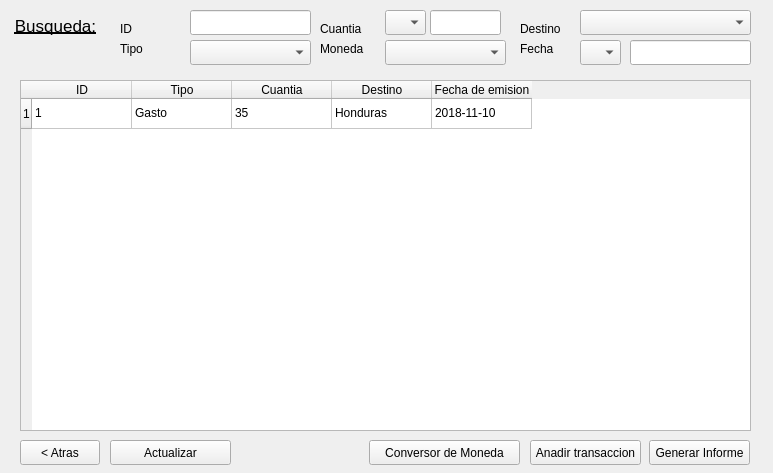
<?xml version="1.0" encoding="UTF-8"?>
<ui version="4.0">
 <class>gestorFinanciero</class>
 <widget class="QMainWindow" name="gestorFinanciero">
  <property name="geometry">
   <rect>
    <x>0</x>
    <y>0</y>
    <width>773</width>
    <height>473</height>
   </rect>
  </property>
  <property name="windowTitle">
   <string>Gestor ACOES: Gestor de financiero</string>
  </property>
  <widget class="QWidget" name="centralwidget">
   <widget class="QLabel" name="lBusqueda">
    <property name="geometry">
     <rect>
      <x>10</x>
      <y>10</y>
      <width>91</width>
      <height>31</height>
     </rect>
    </property>
    <property name="font">
     <font>
      <pointsize>13</pointsize>
      <underline>true</underline>
     </font>
    </property>
    <property name="text">
     <string>Busqueda:</string>
    </property>
    <property name="alignment">
     <set>Qt::AlignCenter</set>
    </property>
   </widget>
   <widget class="QTableWidget" name="tTransacciones">
    <property name="geometry">
     <rect>
      <x>20</x>
      <y>80</y>
      <width>731</width>
      <height>351</height>
     </rect>
    </property>
    <property name="sizeAdjustPolicy">
     <enum>QAbstractScrollArea::AdjustToContents</enum>
    </property>
    <property name="editTriggers">
     <set>QAbstractItemView::NoEditTriggers</set>
    </property>
    <property name="alternatingRowColors">
     <bool>true</bool>
    </property>
    <property name="selectionMode">
     <enum>QAbstractItemView::SingleSelection</enum>
    </property>
    <row>
     <property name="text">
      <string>1</string>
     </property>
    </row>
    <column>
     <property name="text">
      <string>ID</string>
     </property>
    </column>
    <column>
     <property name="text">
      <string>Tipo</string>
     </property>
    </column>
    <column>
     <property name="text">
      <string>Cuantia</string>
     </property>
    </column>
    <column>
     <property name="text">
      <string>Destino</string>
     </property>
    </column>
    <column>
     <property name="text">
      <string>Fecha de emision</string>
     </property>
    </column>
    <item row="0" column="0">
     <property name="text">
      <string>1</string>
     </property>
    </item>
    <item row="0" column="1">
     <property name="text">
      <string>Gasto</string>
     </property>
    </item>
    <item row="0" column="2">
     <property name="text">
      <string>35</string>
     </property>
    </item>
    <item row="0" column="3">
     <property name="text">
      <string>Honduras</string>
     </property>
    </item>
    <item row="0" column="4">
     <property name="text">
      <string>2018-11-10</string>
     </property>
    </item>
   </widget>
   <widget class="QPushButton" name="bAtras">
    <property name="geometry">
     <rect>
      <x>20</x>
      <y>440</y>
      <width>80</width>
      <height>25</height>
     </rect>
    </property>
    <property name="text">
     <string>&lt; Atras</string>
    </property>
   </widget>
   <widget class="QPushButton" name="bAnadirTransaccion">
    <property name="geometry">
     <rect>
      <x>530</x>
      <y>440</y>
      <width>111</width>
      <height>25</height>
     </rect>
    </property>
    <property name="font">
     <font>
      <stylestrategy>PreferDefault</stylestrategy>
     </font>
    </property>
    <property name="text">
     <string>Anadir transaccion</string>
    </property>
   </widget>
   <widget class="QPushButton" name="bInforme">
    <property name="geometry">
     <rect>
      <x>649</x>
      <y>440</y>
      <width>101</width>
      <height>25</height>
     </rect>
    </property>
    <property name="text">
     <string>Generar Informe</string>
    </property>
   </widget>
   <widget class="QPushButton" name="bActualizar">
    <property name="geometry">
     <rect>
      <x>110</x>
      <y>440</y>
      <width>121</width>
      <height>25</height>
     </rect>
    </property>
    <property name="text">
     <string>Actualizar</string>
    </property>
   </widget>
   <widget class="QLabel" name="lId">
    <property name="geometry">
     <rect>
      <x>120</x>
      <y>20</y>
      <width>64</width>
      <height>17</height>
     </rect>
    </property>
    <property name="text">
     <string>ID</string>
    </property>
   </widget>
   <widget class="QLabel" name="lTipo">
    <property name="geometry">
     <rect>
      <x>120</x>
      <y>40</y>
      <width>64</width>
      <height>17</height>
     </rect>
    </property>
    <property name="text">
     <string>Tipo</string>
    </property>
   </widget>
   <widget class="QLabel" name="lCuantia">
    <property name="geometry">
     <rect>
      <x>320</x>
      <y>20</y>
      <width>64</width>
      <height>17</height>
     </rect>
    </property>
    <property name="text">
     <string>Cuantia</string>
    </property>
   </widget>
   <widget class="QLabel" name="lMoneda">
    <property name="geometry">
     <rect>
      <x>320</x>
      <y>40</y>
      <width>64</width>
      <height>17</height>
     </rect>
    </property>
    <property name="text">
     <string>Moneda</string>
    </property>
   </widget>
   <widget class="QLabel" name="lDestino">
    <property name="geometry">
     <rect>
      <x>520</x>
      <y>20</y>
      <width>64</width>
      <height>17</height>
     </rect>
    </property>
    <property name="text">
     <string>Destino</string>
    </property>
   </widget>
   <widget class="QLabel" name="lFecha">
    <property name="geometry">
     <rect>
      <x>520</x>
      <y>40</y>
      <width>51</width>
      <height>17</height>
     </rect>
    </property>
    <property name="text">
     <string>Fecha</string>
    </property>
   </widget>
   <widget class="QComboBox" name="cSimboloCuantia">
    <property name="geometry">
     <rect>
      <x>385</x>
      <y>10</y>
      <width>41</width>
      <height>25</height>
     </rect>
    </property>
   </widget>
   <widget class="QComboBox" name="cMoneda">
    <property name="geometry">
     <rect>
      <x>385</x>
      <y>40</y>
      <width>121</width>
      <height>25</height>
     </rect>
    </property>
   </widget>
   <widget class="QComboBox" name="cDestino">
    <property name="geometry">
     <rect>
      <x>580</x>
      <y>10</y>
      <width>171</width>
      <height>25</height>
     </rect>
    </property>
   </widget>
   <widget class="QComboBox" name="cSimboloFecha">
    <property name="geometry">
     <rect>
      <x>580</x>
      <y>40</y>
      <width>41</width>
      <height>25</height>
     </rect>
    </property>
   </widget>
   <widget class="QLineEdit" name="eId">
    <property name="geometry">
     <rect>
      <x>190</x>
      <y>10</y>
      <width>121</width>
      <height>25</height>
     </rect>
    </property>
   </widget>
   <widget class="QPushButton" name="bConversor">
    <property name="geometry">
     <rect>
      <x>369</x>
      <y>440</y>
      <width>151</width>
      <height>25</height>
     </rect>
    </property>
    <property name="text">
     <string>Conversor de Moneda</string>
    </property>
   </widget>
   <widget class="QComboBox" name="cTipo">
    <property name="geometry">
     <rect>
      <x>190</x>
      <y>40</y>
      <width>121</width>
      <height>25</height>
     </rect>
    </property>
   </widget>
   <widget class="QLineEdit" name="eCuantia">
    <property name="geometry">
     <rect>
      <x>430</x>
      <y>10</y>
      <width>71</width>
      <height>25</height>
     </rect>
    </property>
   </widget>
   <widget class="QLineEdit" name="eFecha">
    <property name="geometry">
     <rect>
      <x>630</x>
      <y>40</y>
      <width>121</width>
      <height>25</height>
     </rect>
    </property>
   </widget>
  </widget>
 </widget>
 <resources/>
 <connections/>
</ui>
